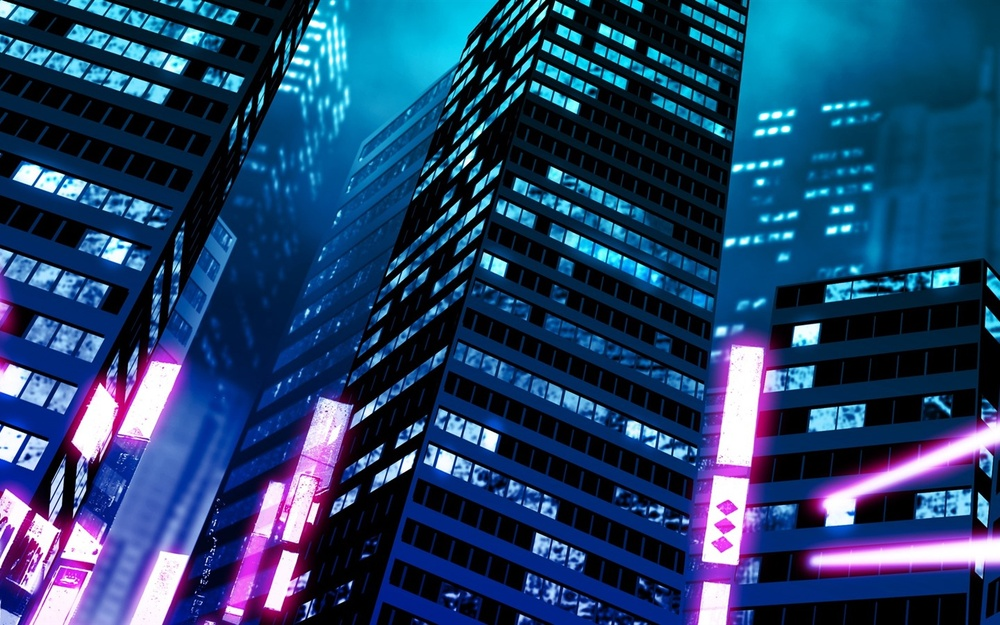
#> input picture Detect_Figures/images/night_building.jpg, 1000 x 625 px, shrunk from 1440 x 900 before the run, found by its file name
$ python detect_edges.py
#> lines starting #> are read from the running program, lines starting #| are printed output that depends on the picture
import cv2 as cv
import numpy as np

# Reading image
img = cv.imread(r'Detect_Figures\images\night_building.jpg')
#> img is the input picture: shape (625, 1000, 3); mean B, G, R 107.5, 66.6, 34.6

# Applying Canny filter
canny = cv.Canny(img, 200, 300)
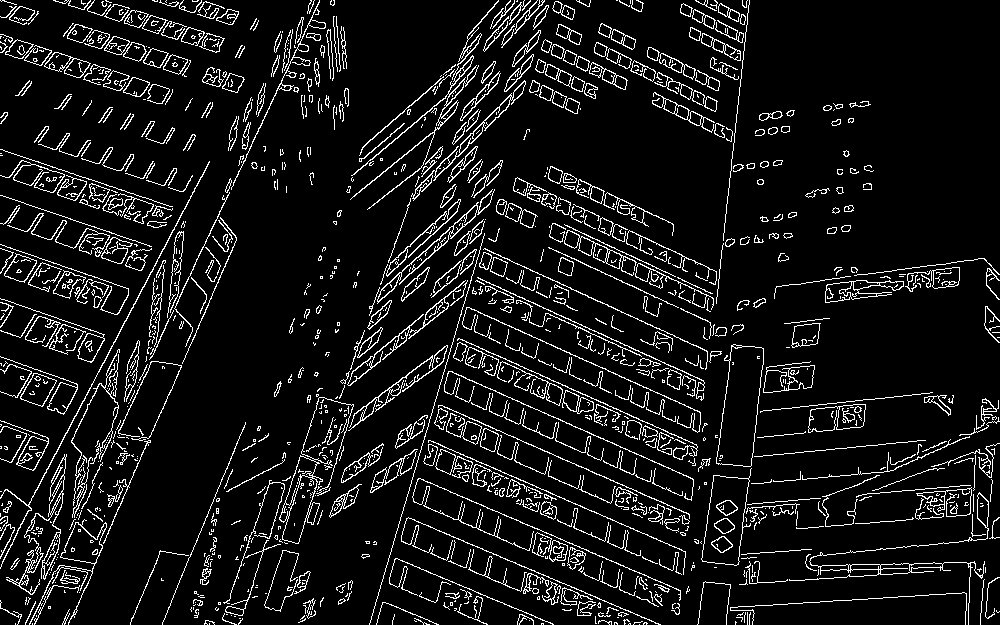
#> canny: shape (625, 1000); 8.7% white in thin lines or dots

cv.imshow('Canny', canny)
cv.waitKey()
cv.destroyAllWindows()
